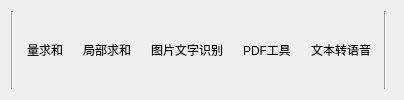
        <widget class="QWidget" name="tab_7">
         <attribute name="title">
          <string>工具</string>
         </attribute>
         <layout class="QHBoxLayout" name="horizontalLayout_18">
          <item>
           <widget class="Line" name="line_18">
            <property name="orientation">
             <enum>Qt::Vertical</enum>
            </property>
           </widget>
          </item>
          <item>
           <widget class="QToolButton" name="toolButton_sum">
            <property name="text">
             <string>量求和</string>
            </property>
            <property name="icon">
             <iconset>
              <normalon>image/求和.png</normalon>
             </iconset>
            </property>
            <property name="iconSize">
             <size>
              <width>30</width>
              <height>30</height>
             </size>
            </property>
            <property name="toolButtonStyle">
             <enum>Qt::ToolButtonTextUnderIcon</enum>
            </property>
            <property name="autoRaise">
             <bool>true</bool>
            </property>
           </widget>
          </item>
          <item>
           <widget class="QToolButton" name="toolButton_part_sum">
            <property name="text">
             <string>局部求和</string>
            </property>
            <property name="icon">
             <iconset>
              <normalon>image/局部求和.png</normalon>
             </iconset>
            </property>
            <property name="iconSize">
             <size>
              <width>30</width>
              <height>30</height>
             </size>
            </property>
            <property name="toolButtonStyle">
             <enum>Qt::ToolButtonTextUnderIcon</enum>
            </property>
            <property name="autoRaise">
             <bool>true</bool>
            </property>
           </widget>
          </item>
          <item>
           <widget class="QToolButton" name="toolButton_image_text">
            <property name="font">
             <font>
              <family>宋体</family>
             </font>
            </property>
            <property name="text">
             <string>图片文字识别</string>
            </property>
            <property name="icon">
             <iconset>
              <normalon>image/通用文字识别.png</normalon>
             </iconset>
            </property>
            <property name="iconSize">
             <size>
              <width>30</width>
              <height>30</height>
             </size>
            </property>
            <property name="toolButtonStyle">
             <enum>Qt::ToolButtonTextUnderIcon</enum>
            </property>
            <property name="autoRaise">
             <bool>true</bool>
            </property>
           </widget>
          </item>
          <item>
           <widget class="QToolButton" name="toolButton_pdf">
            <property name="text">
             <string>PDF工具</string>
            </property>
            <property name="icon">
             <iconset>
              <normalon>image/PDF工具.png</normalon>
             </iconset>
            </property>
            <property name="iconSize">
             <size>
              <width>30</width>
              <height>30</height>
             </size>
            </property>
            <property name="toolButtonStyle">
             <enum>Qt::ToolButtonTextUnderIcon</enum>
            </property>
            <property name="autoRaise">
             <bool>true</bool>
            </property>
           </widget>
          </item>
          <item>
           <widget class="QToolButton" name="toolButton_text_speck">
            <property name="text">
             <string>文本转语音</string>
            </property>
            <property name="icon">
             <iconset>
              <normalon>image/语音.png</normalon>
             </iconset>
            </property>
            <property name="iconSize">
             <size>
              <width>30</width>
              <height>30</height>
             </size>
            </property>
            <property name="toolButtonStyle">
             <enum>Qt::ToolButtonTextUnderIcon</enum>
            </property>
            <property name="autoRaise">
             <bool>true</bool>
            </property>
           </widget>
          </item>
          <item>
           <widget class="Line" name="line_14">
            <property name="orientation">
             <enum>Qt::Vertical</enum>
            </property>
           </widget>
          </item>
          <item>
           <widget class="Line" name="line_6">
            <property name="orientation">
             <enum>Qt::Horizontal</enum>
            </property>
           </widget>
          </item>
         </layout>
        </widget>
